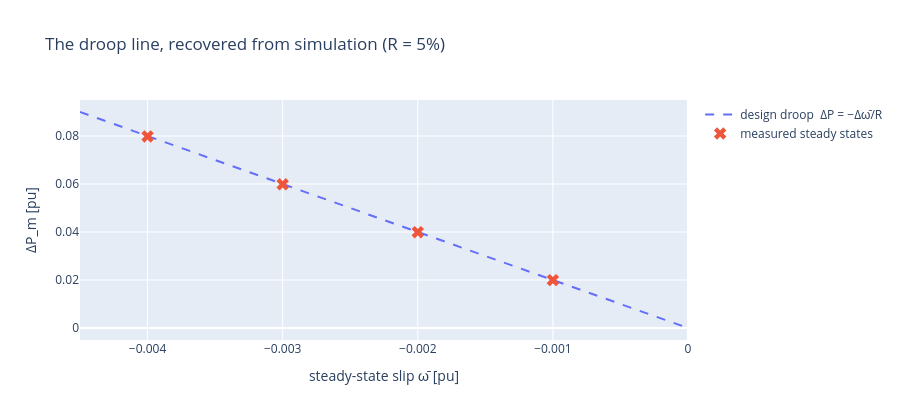

Here is the notebook cell this chart was saved with:
### Markdown cell above
### Reading the traces against the state equations

**Slip (top panel).**  During the 2 s ramp the machine cannot
instantly match the grid's deceleration — the swing equation
$2H\,\dot{\bar\omega} = P_m - P_e - D\bar\omega$ says slip only
changes as fast as the power imbalance drives it.  The machine's
electrical power $P_e$ briefly *rises* (its angle advances relative
to the slowing bus → more $\sin\delta$ transfer), decelerating the
rotor until it locks onto the new grid speed.  This transient
overshoot-and-lock is the inertial response; after ~10 s, slip sits
exactly on the grid's $-0.004$ pu.

**Valve (middle).**  The servo input is $P_{ref} - \bar\omega/R$.
As slip falls, the command rises toward $0.8 + 0.08 = 0.88$ pu and
$x_v$ follows on the $T_1 = 0.5$ s lag — the valve is essentially
done moving by $t \approx 6$ s.

**$P_m$ (bottom) — the two-step reheat shape.**  Watch the green
trace against the valve: roughly **one third** of the rise tracks
the valve almost immediately (the HP stage, the lead-lag's
$T_2/T_3$ feed-through), then the remaining two thirds creeps in on
the $T_3 = 7.5$ s reheat lag.  Total settling to 0.88 pu takes
~25–30 s — *this* is why frequency events on real grids exhibit a
characteristic sag-and-slow-recovery: the steam is there in
seconds, but the reheated steam takes half a minute.

**Canonical five.**  $P$ at the terminal ends 0.08 pu up — the
extra megawatts flow into the (now slightly hungrier) grid.  $Q$,
$|V|$ barely move: this is a *frequency* event, not a voltage event,
and the AVR holds the terminal stiff throughout.  $I_q$ (torque
current) carries the extra power; $I_d$ is almost untouched.

### Code cell
# Recover the droop line from simulation: sweep the grid deviation,
# measure the steady-state (slip, dPm) pair, overlay the design line.
R_droop = 0.05
sweep = [-0.001, -0.002, -0.003, -0.004]
pts = []
for dfp in sweep:
    g_ = GENROU(D=3.0); a_ = ST1A(); p_ = PSS1A(); gv_ = TGOV1()
    n_ = Network(R=R_line, X=X_line, V_slack_mag=abs(V_inf))
    ev_ = grid_frequency_ramp_schedule(t_start=1.0, delta_f_pu=dfp, ramp_time=2.0)
    r_ = run_smib_genrou_avr_pss_gov(g_, a_, p_, gv_, n_, t_end=45.0, h=5e-3,
                                     scenarios=[ev_], init_V=V1, init_S=S)
    pts.append((r_.traces['omega'][-1], r_.traces['Pm'][-1] - r_.traces['Pm'][0]))
    print(f'  Δf = {dfp:+.4f} pu  →  slip = {pts[-1][0]:+.5f}, dPm = {pts[-1][1]:+.5f}')

w_meas = np.array([p_[0] for p_ in pts]); dp_meas = np.array([p_[1] for p_ in pts])
w_line = np.linspace(-0.0045, 0.0, 50)

fig = go.Figure()
fig.add_trace(go.Scatter(x=w_line, y=-w_line / R_droop, mode='lines',
                         name='design droop  ΔP = −Δω̄/R', line=dict(dash='dash')))
fig.add_trace(go.Scatter(x=w_meas, y=dp_meas, mode='markers',
                         name='measured steady states', marker=dict(size=11, symbol='x')))
fig.update_layout(title='The droop line, recovered from simulation (R = 5%)',
                  xaxis_title='steady-state slip ω̄ [pu]',
                  yaxis_title='ΔP_m [pu]', height=420)
fig.show()

slope = np.polyfit(w_meas, dp_meas, 1)[0]
print(f'\nfitted slope = {slope:.2f}  →  measured droop R = {-1/slope:.4f} '
      f'(design: {R_droop})')

### Figure 1 — Plotly figure (JSON) as saved in the notebook; plotly's stock layout.template omitted (floating-point values rounded to 4 significant figures)
{"data": [{"line": {"dash": "dash"}, "mode": "lines", "name": "design droop  ΔP = −Δω̄/R", "type": "scatter", "x": [-0.0045, -0.004408, -0.004316, -0.004224, -0.004133, -0.004041, -0.003949, -0.003857, -0.003765, -0.003673, -0.003582, -0.00349, -0.003398, -0.003306, -0.003214, -0.003122, -0.003031, -0.002939, -0.002847, -0.002755, -0.002663, -0.002571, -0.00248, -0.002388, -0.002296, -0.002204, -0.002112, -0.00202, -0.001929, -0.001837, -0.001745, -0.001653, -0.001561, -0.001469, -0.001378, -0.001286, -0.001194, -0.001102, -0.00101, -0.0009184, -0.0008265, -0.0007347, -0.0006429, -0.000551, -0.0004592, -0.0003673, -0.0002755, -0.0001837, -9.184e-05, 0.0], "y": [0.09, 0.08816, 0.08633, 0.08449, 0.08265, 0.08082, 0.07898, 0.07714, 0.07531, 0.07347, 0.07163, 0.0698, 0.06796, 0.06612, 0.06429, 0.06245, 0.06061, 0.05878, 0.05694, 0.0551, 0.05327, 0.05143, 0.04959, 0.04776, 0.04592, 0.04408, 0.04224, 0.04041, 0.03857, 0.03673, 0.0349, 0.03306, 0.03122, 0.02939, 0.02755, 0.02571, 0.02388, 0.02204, 0.0202, 0.01837, 0.01653, 0.01469, 0.01286, 0.01102, 0.009184, 0.007347, 0.00551, 0.003673, 0.001837, -0.0]}, {"marker": {"size": 11, "symbol": "x"}, "mode": "markers", "name": "measured steady states", "type": "scatter", "x": [-0.001, -0.002, -0.003, -0.004], "y": [0.01995, 0.03991, 0.05986, 0.07981]}], "layout": {"height": 420, "title": {"text": "The droop line, recovered from simulation (R = 5%)"}, "xaxis": {"title": {"text": "steady-state slip ω̄ [pu]"}}, "yaxis": {"title": {"text": "ΔP_m [pu]"}}}}
